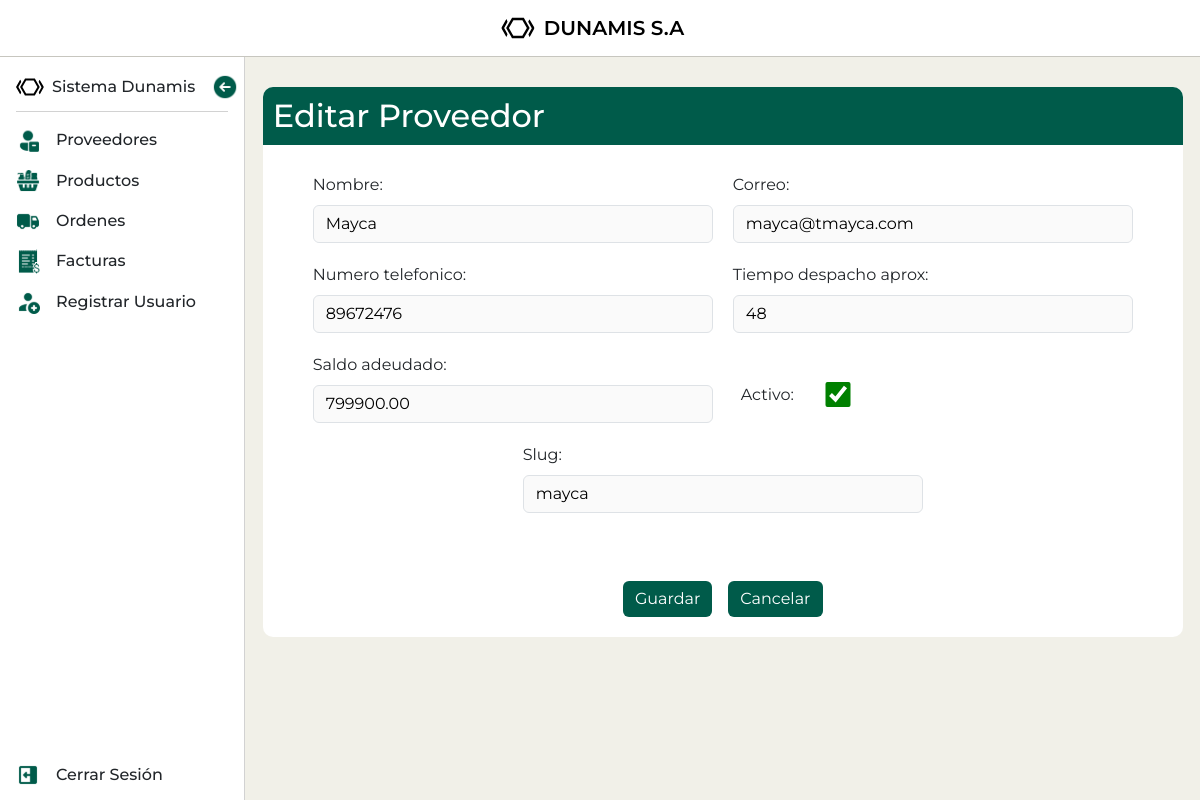
The app's page /proveedores/editar/8/ (signed in), older data.
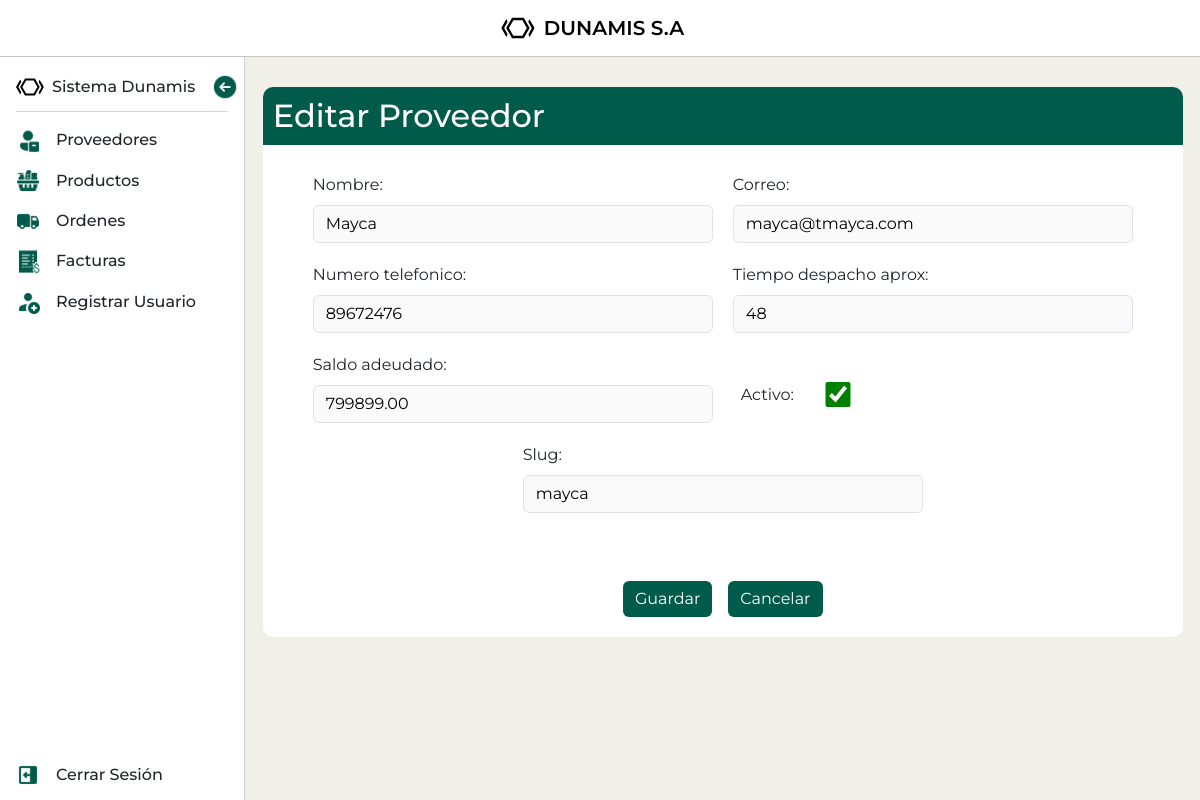
The same page, newer data.
### mod_ventas/sub_mod_proveedores/models.py (models this page shows, shortened)
class Proveedor(models.Model):
    nombre = models.CharField(max_length=150)
    correo = models.EmailField(default='')
    numero_telefonico = models.IntegerField(default=0)
    tiempo_despacho_aprox = models.IntegerField(validators=[MinValueValidator(1)], default=0)
    saldo_adeudado = models.DecimalField(max_digits=10, decimal_places=2, default=0.00, validators=[MinValueValidator(0)])
    activo = models.BooleanField(default=True)
    slug = models.SlugField(default='', null=False)

### mod_ventas/sub_mod_proveedores/views.py (the view, shortened to what this page needs)
# urls.py: path('editar/<int:pk>/', ProveedorUpdateView.as_view(), name='proveedor_editar'),
class ProveedorUpdateView(LoginRequiredMixin, UpdateView):
    model = Proveedor
    form_class = ProveedorForm
    template_name = 'sub_mod_proveedores/proveedor_form.html'
    success_url = reverse_lazy('proveedor_list')

### mod_ventas/sub_mod_proveedores/forms.py
class ProveedorForm(forms.ModelForm):
    class Meta:
        model = Proveedor
        fields = '__all__'
    def __init__(self, *args, **kwargs):
        super().__init__(*args, **kwargs)
        for field in self.fields.values():
            field.required = True

### mod_ventas/sub_mod_proveedores/templates/sub_mod_proveedores/proveedor_form.html (shortened to what this page needs)
{% extends "base.html" %}
{% block content %}
<section class="form-container">
    <h1 class="form-header">{% if object %}Editar{% else %}Crear{% endif %} Proveedor</h1>
    <form method="post" enctype="multipart/form-data" id="f-provider" class="product-form">
      {% for field in form %}
      <div class="form-group">
        {% if field.field.widget.input_type == "checkbox" %}
          <div class="checkbox-wrapper">
            {{ field.label_tag }}
            {{ field }}
          </div>
        {% else %}
          {{ field.label_tag }}
          {{ field }}
        {% endif %}
      </div>
    {% endfor %}
    </form>
    <div class="d-flex justify-content-center gap-3 mt-5">
      <button form="f-provider" class="btn" type="submit">Guardar</button>
      <a class="btn d-inline" href="{% url 'proveedor_list' %}">Cancelar</a>
    </div>
  </section>
{% endblock %}

Row changes from the older to the newer data that the page shows:
changed Proveedor "Mayca": saldo_adeudado "799900.00" → "799899.00"
